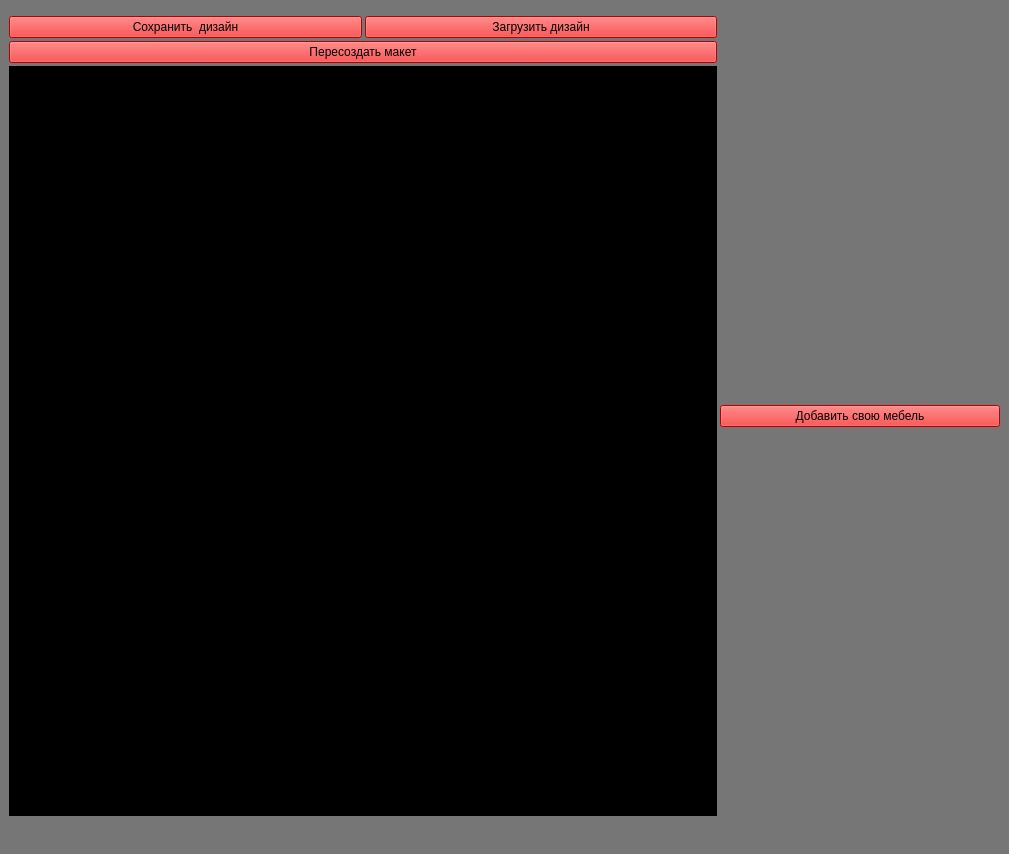
<?xml version="1.0" encoding="UTF-8"?>
<ui version="4.0">
 <class>MainWindow</class>
 <widget class="QMainWindow" name="MainWindow">
  <property name="geometry">
   <rect>
    <x>0</x>
    <y>0</y>
    <width>1009</width>
    <height>854</height>
   </rect>
  </property>
  <property name="maximumSize">
   <size>
    <width>1009</width>
    <height>854</height>
   </size>
  </property>
  <property name="windowTitle">
   <string>MainWindow</string>
  </property>
  <property name="styleSheet">
   <string notr="true">background: rgb(118, 118, 118)</string>
  </property>
  <widget class="QWidget" name="centralwidget">
   <layout class="QGridLayout" name="gridLayout">
    <item row="0" column="0">
     <layout class="QHBoxLayout" name="horizontalLayout">
      <property name="spacing">
       <number>3</number>
      </property>
      <item>
       <layout class="QVBoxLayout" name="verticalLayout_2">
        <item>
         <layout class="QVBoxLayout" name="verticalLayout">
          <item>
           <layout class="QHBoxLayout" name="save_load_horisontal_box">
            <item>
             <widget class="QPushButton" name="save_button">
              <property name="styleSheet">
               <string notr="true">QPushButton {
  background: rgb(255, 0, 0);
}

QPushButton:pressed{
  background: rgb(38, 132, 255)
}</string>
              </property>
              <property name="text">
               <string>Сохранить  дизайн</string>
              </property>
             </widget>
            </item>
            <item>
             <widget class="QPushButton" name="load_button">
              <property name="styleSheet">
               <string notr="true">QPushButton {
  background: rgb(255, 0, 0);
}

QPushButton:pressed{
  background: rgb(38, 132, 255)
}</string>
              </property>
              <property name="text">
               <string>Загрузить дизайн</string>
              </property>
             </widget>
            </item>
           </layout>
          </item>
          <item>
           <widget class="QPushButton" name="change_make">
            <property name="styleSheet">
             <string notr="true">QPushButton {
  background: rgb(255, 0, 0);
}

QPushButton:pressed{
  background: rgb(38, 132, 255)
}</string>
            </property>
            <property name="text">
             <string>Пересоздать макет</string>
            </property>
           </widget>
          </item>
          <item>
           <widget class="QLabel" name="main_plan">
            <property name="sizePolicy">
             <sizepolicy hsizetype="Preferred" vsizetype="Fixed">
              <horstretch>0</horstretch>
              <verstretch>0</verstretch>
             </sizepolicy>
            </property>
            <property name="minimumSize">
             <size>
              <width>700</width>
              <height>750</height>
             </size>
            </property>
            <property name="styleSheet">
             <string notr="true">background: rgb(0, 0, 0)</string>
            </property>
            <property name="text">
             <string/>
            </property>
           </widget>
          </item>
         </layout>
        </item>
       </layout>
      </item>
      <item>
       <layout class="QVBoxLayout" name="verticalLayout_4">
        <item>
         <widget class="QPushButton" name="add_furniture">
          <property name="sizePolicy">
           <sizepolicy hsizetype="Fixed" vsizetype="Fixed">
            <horstretch>0</horstretch>
            <verstretch>0</verstretch>
           </sizepolicy>
          </property>
          <property name="minimumSize">
           <size>
            <width>280</width>
            <height>0</height>
           </size>
          </property>
          <property name="styleSheet">
           <string notr="true">QPushButton {
  background: rgb(255, 0, 0);
}

QPushButton:pressed{
  background: rgb(255, 255, 0);
}</string>
          </property>
          <property name="text">
           <string>Добавить свою мебель</string>
          </property>
         </widget>
        </item>
       </layout>
      </item>
     </layout>
    </item>
   </layout>
  </widget>
  <widget class="QMenuBar" name="menubar">
   <property name="geometry">
    <rect>
     <x>0</x>
     <y>0</y>
     <width>1009</width>
     <height>26</height>
    </rect>
   </property>
  </widget>
  <widget class="QStatusBar" name="statusbar"/>
 </widget>
 <resources/>
 <connections/>
</ui>
